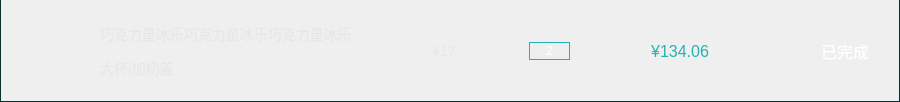
<?xml version="1.0" encoding="UTF-8"?>
<ui version="4.0">
 <class>orderRecordGoodsItem</class>
 <widget class="QWidget" name="orderRecordGoodsItem">
  <property name="geometry">
   <rect>
    <x>0</x>
    <y>0</y>
    <width>900</width>
    <height>102</height>
   </rect>
  </property>
  <property name="minimumSize">
   <size>
    <width>900</width>
    <height>102</height>
   </size>
  </property>
  <property name="maximumSize">
   <size>
    <width>900</width>
    <height>102</height>
   </size>
  </property>
  <property name="windowTitle">
   <string>orderRecordGoodsItem</string>
  </property>
  <layout class="QGridLayout" name="gridLayout">
   <property name="leftMargin">
    <number>0</number>
   </property>
   <property name="topMargin">
    <number>0</number>
   </property>
   <property name="rightMargin">
    <number>0</number>
   </property>
   <property name="bottomMargin">
    <number>0</number>
   </property>
   <property name="spacing">
    <number>0</number>
   </property>
   <item row="0" column="0">
    <widget class="QWidget" name="wgt_home" native="true">
     <property name="styleSheet">
      <string notr="true">#wgt_home{
border:1px solid #09302C; 
border-top:none;
}</string>
     </property>
     <layout class="QHBoxLayout" name="horizontalLayout">
      <property name="spacing">
       <number>20</number>
      </property>
      <property name="leftMargin">
       <number>20</number>
      </property>
      <property name="topMargin">
       <number>0</number>
      </property>
      <property name="rightMargin">
       <number>0</number>
      </property>
      <property name="bottomMargin">
       <number>0</number>
      </property>
      <item>
       <widget class="QLabel" name="lbl_goodsIcon">
        <property name="minimumSize">
         <size>
          <width>60</width>
          <height>60</height>
         </size>
        </property>
        <property name="maximumSize">
         <size>
          <width>60</width>
          <height>60</height>
         </size>
        </property>
        <property name="text">
         <string/>
        </property>
       </widget>
      </item>
      <item>
       <layout class="QVBoxLayout" name="verticalLayout">
        <property name="topMargin">
         <number>20</number>
        </property>
        <property name="bottomMargin">
         <number>20</number>
        </property>
        <item>
         <widget class="QLabel" name="lbl_name">
          <property name="styleSheet">
           <string notr="true">font-family:&quot;微软雅黑&quot;;
font-size:14px;
color:#E7E7E7;</string>
          </property>
          <property name="text">
           <string>巧克力星冰乐巧克力星冰乐巧克力星冰乐</string>
          </property>
          <property name="wordWrap">
           <bool>true</bool>
          </property>
         </widget>
        </item>
        <item>
         <widget class="QLabel" name="lbl_specify">
          <property name="styleSheet">
           <string notr="true">font-family:&quot;微软雅黑&quot;;
font-size:14px;
color:#E7E7E7;</string>
          </property>
          <property name="text">
           <string>大杯/加奶盖</string>
          </property>
         </widget>
        </item>
       </layout>
      </item>
      <item>
       <widget class="QLabel" name="lbl_price">
        <property name="minimumSize">
         <size>
          <width>130</width>
          <height>0</height>
         </size>
        </property>
        <property name="maximumSize">
         <size>
          <width>130</width>
          <height>16777215</height>
         </size>
        </property>
        <property name="styleSheet">
         <string notr="true">font-family:&quot;微软雅黑&quot;;
font-size:14px;
color:#E7E7E7;
</string>
        </property>
        <property name="text">
         <string>¥17</string>
        </property>
        <property name="alignment">
         <set>Qt::AlignCenter</set>
        </property>
       </widget>
      </item>
      <item>
       <widget class="QLabel" name="lbl_num">
        <property name="minimumSize">
         <size>
          <width>41</width>
          <height>18</height>
         </size>
        </property>
        <property name="maximumSize">
         <size>
          <width>41</width>
          <height>18</height>
         </size>
        </property>
        <property name="styleSheet">
         <string notr="true">font-family:&quot;微软雅黑&quot;;
font-size:12px;
color:#FFFFFF;
border:1px solid #22B4B0;</string>
        </property>
        <property name="text">
         <string>2</string>
        </property>
        <property name="alignment">
         <set>Qt::AlignCenter</set>
        </property>
       </widget>
      </item>
      <item>
       <widget class="QLabel" name="lbl_sum">
        <property name="minimumSize">
         <size>
          <width>180</width>
          <height>0</height>
         </size>
        </property>
        <property name="maximumSize">
         <size>
          <width>180</width>
          <height>16777215</height>
         </size>
        </property>
        <property name="styleSheet">
         <string notr="true">font-family:&quot;微软雅黑&quot;;
font-size:16px;
color:#22B4B0;</string>
        </property>
        <property name="text">
         <string>¥134.06</string>
        </property>
        <property name="alignment">
         <set>Qt::AlignCenter</set>
        </property>
       </widget>
      </item>
      <item>
       <widget class="QLabel" name="lbl_status">
        <property name="minimumSize">
         <size>
          <width>110</width>
          <height>0</height>
         </size>
        </property>
        <property name="maximumSize">
         <size>
          <width>110</width>
          <height>16777215</height>
         </size>
        </property>
        <property name="styleSheet">
         <string notr="true">font-family:&quot;微软雅黑&quot;;
font-size:16px;
color:#FFFFFF;</string>
        </property>
        <property name="text">
         <string>已完成</string>
        </property>
        <property name="alignment">
         <set>Qt::AlignCenter</set>
        </property>
       </widget>
      </item>
     </layout>
    </widget>
   </item>
  </layout>
 </widget>
 <layoutdefault spacing="6" margin="11"/>
 <resources/>
 <connections/>
</ui>
